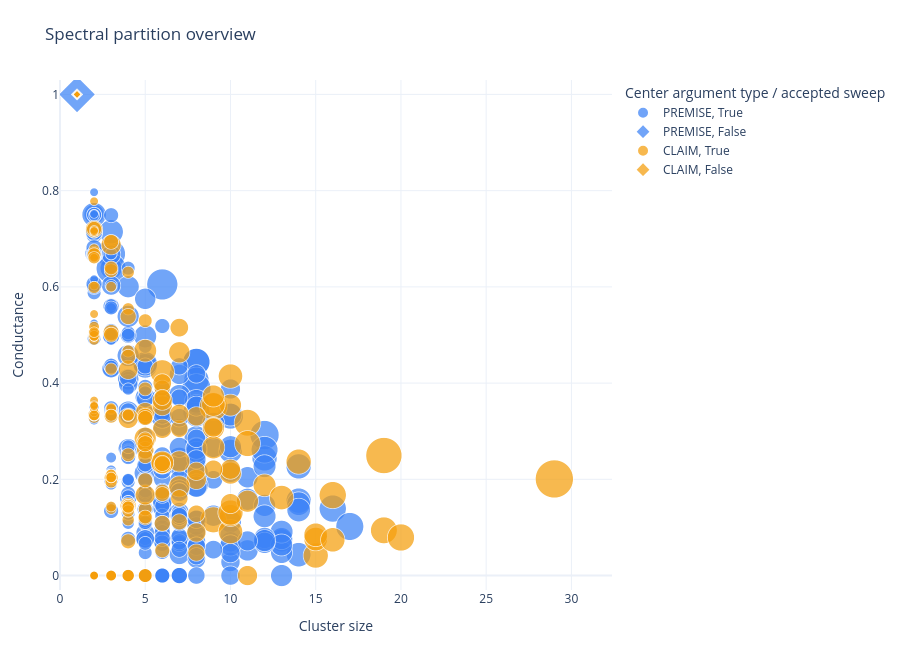

Notebook code for this chart:
### Markdown cell above
## 7. Interactive partition and local-graph visualization

The first Plotly view summarizes every partition by cluster size and conductance. The second combines cross-document affinity edges between cluster members with one-hop `SUPPORT`/`ATTACK` context from their original document graphs. Use the dropdown to inspect the largest multi-node clusters.

### Code cell
import networkx as nx
import plotly.express as px
import plotly.graph_objects as go

VISUALIZED_CLUSTER_COUNT = 20

node_metadata = arguments_df.set_index("global_node_index", drop=False)
node_id_to_global = (
    arguments_df.set_index("node_id")["global_node_index"]
    .astype(int)
    .to_dict()
)
node_to_cluster = (
    restored_cluster_arguments.set_index("global_node_index")["cluster_id"]
    .astype(int)
    .to_dict()
)

cluster_plot_data = partition_diagnostics.copy()
center_metadata = node_metadata.loc[
    cluster_plot_data["center"].to_numpy()
]
cluster_plot_data["center_argument_type"] = (
    center_metadata["argument_type"].to_numpy()
)
cluster_plot_data["center_role"] = (
    center_metadata["argumentative_role"].to_numpy()
)
cluster_plot_data["center_document_id"] = (
    center_metadata["document_id"].astype(str).to_numpy()
)

visualized_cluster_ids = (
    cluster_plot_data.loc[cluster_plot_data["size"] > 1]
    .sort_values(["size", "conductance"], ascending=[False, True])
    .head(VISUALIZED_CLUSTER_COUNT)["cluster_id"]
    .astype(int)
    .tolist()
)

cluster_overview_figure = px.scatter(
    cluster_plot_data,
    x="size",
    y="conductance",
    size="candidate_nodes",
    color="center_argument_type",
    symbol="accepted_sweep",
    hover_name="cluster_id",
    hover_data={
        "size": True,
        "conductance": ":.4f",
        "candidate_nodes": True,
        "candidate_graphs": True,
        "center_document_id": True,
        "center_role": True,
        "center_argument_type": False,
        "accepted_sweep": True,
    },
    color_discrete_map={
        "PREMISE": "#3B82F6",
        "CLAIM": "#F59E0B",
    },
    labels={
        "cluster_id": "Cluster",
        "size": "Cluster size",
        "conductance": "Conductance",
        "candidate_nodes": "Local candidate nodes",
        "candidate_graphs": "Local candidate documents",
        "center_argument_type": "Center type",
        "center_role": "Center role",
        "center_document_id": "Center document",
        "accepted_sweep": "Accepted sweep",
    },
    size_max=38,
    title="Spectral partition overview",
)
cluster_overview_figure.update_traces(
    marker={"opacity": 0.72, "line": {"color": "white", "width": 0.7}}
)
cluster_overview_figure.update_layout(
    template="plotly_white",
    height=650,
    legend_title_text="Center argument type / accepted sweep",
    margin={"l": 60, "r": 30, "t": 80, "b": 60},
)
cluster_overview_figure.update_xaxes(rangemode="tozero")
cluster_overview_figure.update_yaxes(range=[-0.03, 1.03])
cluster_overview_figure.show()

### Figure 1 — Plotly figure (JSON) as saved in the notebook; plotly's stock layout.template omitted (floating-point values rounded to 4 significant figures; data arrays with more than 128 entries replaced by an {"elided": "..."} marker saying what was removed)
{"data": [{"customdata": {"elided": "534x6 mixed values"}, "hovertemplate": "<b>%{hovertext}</b><br><br>Accepted sweep=%{customdata[5]}<br>Cluster size=%{x}<br>Conductance=%{y:.4f}<br>Local candidate nodes=%{customdata[0]}<br>Local candidate documents=%{customdata[1]}<br>Center document=%{customdata[2]}<br>Center role=%{customdata[3]}<extra></extra>", "hovertext": {"elided": "534 float values"}, "legendgroup": "PREMISE, True", "marker": {"color": "#3B82F6", "size": {"elided": "534 int values"}, "sizemode": "area", "sizeref": 0.02701, "symbol": "circle", "line": {"color": "white", "width": 0.7}, "opacity": 0.72}, "mode": "markers", "name": "PREMISE, True", "showlegend": true, "x": {"elided": "534 int values"}, "xaxis": "x", "y": {"elided": "534 float values"}, "yaxis": "y", "type": "scattergl"}, {"customdata": {"elided": "342x6 mixed values"}, "hovertemplate": "<b>%{hovertext}</b><br><br>Accepted sweep=%{customdata[5]}<br>Cluster size=%{x}<br>Conductance=%{y:.4f}<br>Local candidate nodes=%{customdata[0]}<br>Local candidate documents=%{customdata[1]}<br>Center document=%{customdata[2]}<br>Center role=%{customdata[3]}<extra></extra>", "hovertext": {"elided": "342 float values"}, "legendgroup": "PREMISE, False", "marker": {"color": "#3B82F6", "size": {"elided": "342 int values"}, "sizemode": "area", "sizeref": 0.02701, "symbol": "diamond", "line": {"color": "white", "width": 0.7}, "opacity": 0.72}, "mode": "markers", "name": "PREMISE, False", "showlegend": true, "x": {"elided": "342 int values"}, "xaxis": "x", "y": {"elided": "342 float values"}, "yaxis": "y", "type": "scattergl"}, {"customdata": {"elided": "223x6 mixed values"}, "hovertemplate": "<b>%{hovertext}</b><br><br>Accepted sweep=%{customdata[5]}<br>Cluster size=%{x}<br>Conductance=%{y:.4f}<br>Local candidate nodes=%{customdata[0]}<br>Local candidate documents=%{customdata[1]}<br>Center document=%{customdata[2]}<br>Center role=%{customdata[3]}<extra></extra>", "hovertext": {"elided": "223 float values"}, "legendgroup": "CLAIM, True", "marker": {"color": "#F59E0B", "size": {"elided": "223 int values"}, "sizemode": "area", "sizeref": 0.02701, "symbol": "circle", "line": {"color": "white", "width": 0.7}, "opacity": 0.72}, "mode": "markers", "name": "CLAIM, True", "showlegend": true, "x": {"elided": "223 int values"}, "xaxis": "x", "y": {"elided": "223 float values"}, "yaxis": "y", "type": "scattergl"}, {"customdata": {"elided": "160x6 mixed values"}, "hovertemplate": "<b>%{hovertext}</b><br><br>Accepted sweep=%{customdata[5]}<br>Cluster size=%{x}<br>Conductance=%{y:.4f}<br>Local candidate nodes=%{customdata[0]}<br>Local candidate documents=%{customdata[1]}<br>Center document=%{customdata[2]}<br>Center role=%{customdata[3]}<extra></extra>", "hovertext": {"elided": "160 float values"}, "legendgroup": "CLAIM, False", "marker": {"color": "#F59E0B", "size": {"elided": "160 int values"}, "sizemode": "area", "sizeref": 0.02701, "symbol": "diamond", "line": {"color": "white", "width": 0.7}, "opacity": 0.72}, "mode": "markers", "name": "CLAIM, False", "showlegend": true, "x": {"elided": "160 int values"}, "xaxis": "x", "y": {"elided": "160 float values"}, "yaxis": "y", "type": "scattergl"}], "layout": {"xaxis": {"anchor": "y", "domain": [0.0, 1.0], "title": {"text": "Cluster size"}, "rangemode": "tozero"}, "yaxis": {"anchor": "x", "domain": [0.0, 1.0], "title": {"text": "Conductance"}, "range": [-0.03, 1.03]}, "legend": {"title": {"text": "Center argument type / accepted sweep"}, "tracegroupgap": 0, "itemsizing": "constant"}, "title": {"text": "Spectral partition overview"}, "margin": {"l": 60, "r": 30, "t": 80, "b": 60}, "height": 650}}
